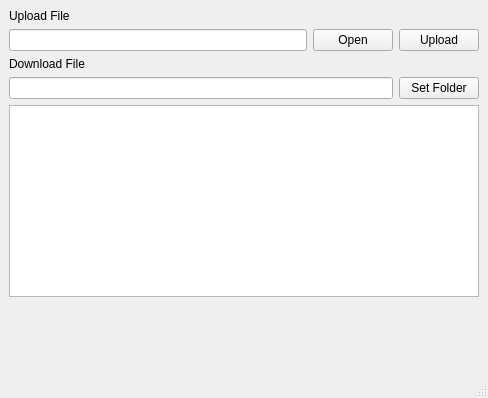
<?xml version="1.0" encoding="UTF-8"?>
<ui version="4.0">
 <class>MainWindow</class>
 <widget class="QMainWindow" name="MainWindow">
  <property name="geometry">
   <rect>
    <x>0</x>
    <y>0</y>
    <width>488</width>
    <height>398</height>
   </rect>
  </property>
  <property name="windowTitle">
   <string>MainWindow</string>
  </property>
  <widget class="QWidget" name="centralwidget">
   <layout class="QVBoxLayout" name="verticalLayout">
    <item>
     <widget class="QLabel" name="label_2">
      <property name="text">
       <string>Upload File</string>
      </property>
     </widget>
    </item>
    <item>
     <layout class="QHBoxLayout" name="horizontalLayout">
      <item>
       <widget class="QLineEdit" name="uploadFileInput"/>
      </item>
      <item>
       <widget class="QPushButton" name="openButton">
        <property name="text">
         <string>Open</string>
        </property>
       </widget>
      </item>
      <item>
       <widget class="QPushButton" name="uploadButton">
        <property name="text">
         <string>Upload</string>
        </property>
       </widget>
      </item>
     </layout>
    </item>
    <item>
     <widget class="QLabel" name="label">
      <property name="text">
       <string>Download File</string>
      </property>
     </widget>
    </item>
    <item>
     <layout class="QHBoxLayout" name="horizontalLayout_2">
      <item>
       <widget class="QLineEdit" name="downloadPath"/>
      </item>
      <item>
       <widget class="QPushButton" name="setFolderButton">
        <property name="text">
         <string>Set Folder</string>
        </property>
       </widget>
      </item>
     </layout>
    </item>
    <item>
     <widget class="QListWidget" name="listWidget"/>
    </item>
    <item>
     <spacer name="verticalSpacer">
      <property name="orientation">
       <enum>Qt::Orientation::Vertical</enum>
      </property>
      <property name="sizeHint" stdset="0">
       <size>
        <width>20</width>
        <height>40</height>
       </size>
      </property>
     </spacer>
    </item>
   </layout>
  </widget>
  <widget class="QMenuBar" name="menubar">
   <property name="geometry">
    <rect>
     <x>0</x>
     <y>0</y>
     <width>488</width>
     <height>22</height>
    </rect>
   </property>
  </widget>
  <widget class="QStatusBar" name="statusbar"/>
 </widget>
 <resources/>
 <connections/>
</ui>
